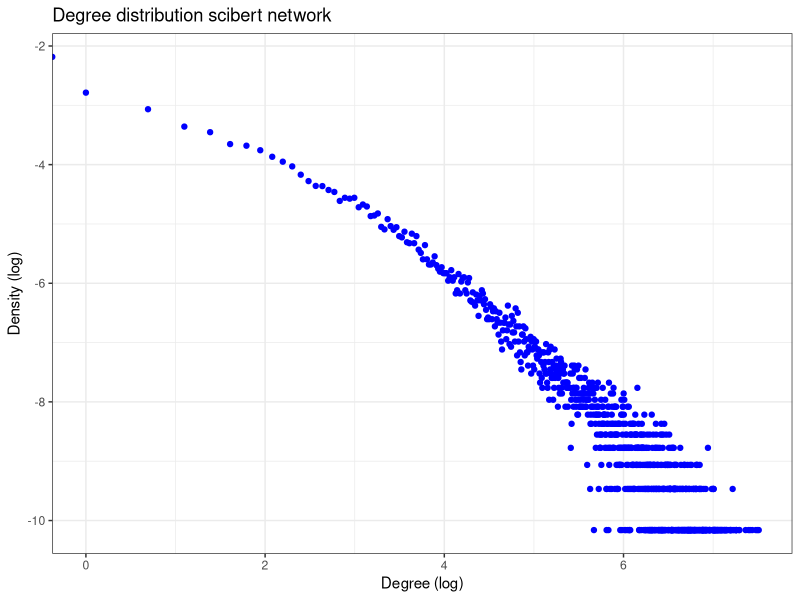
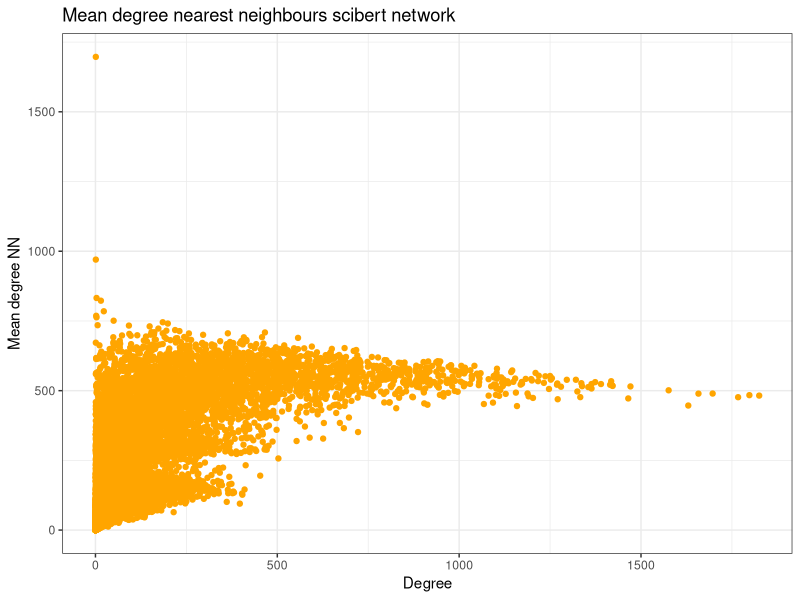
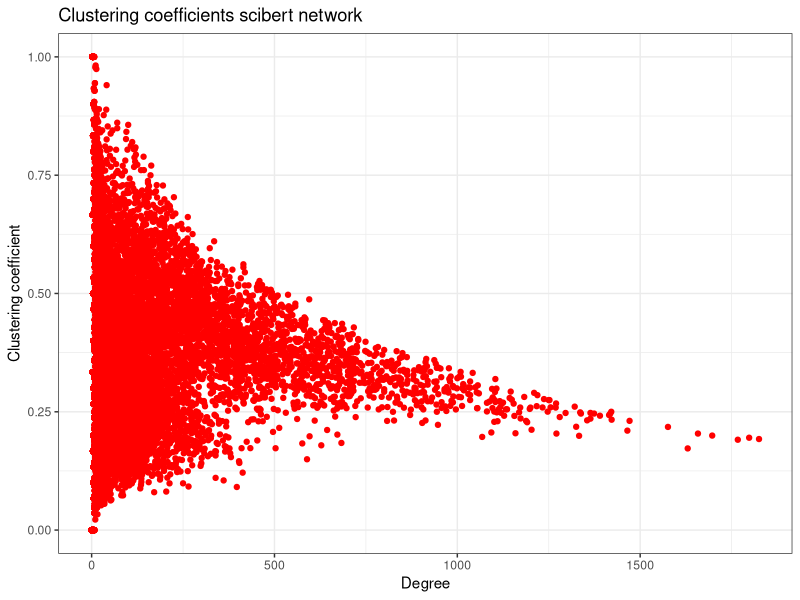
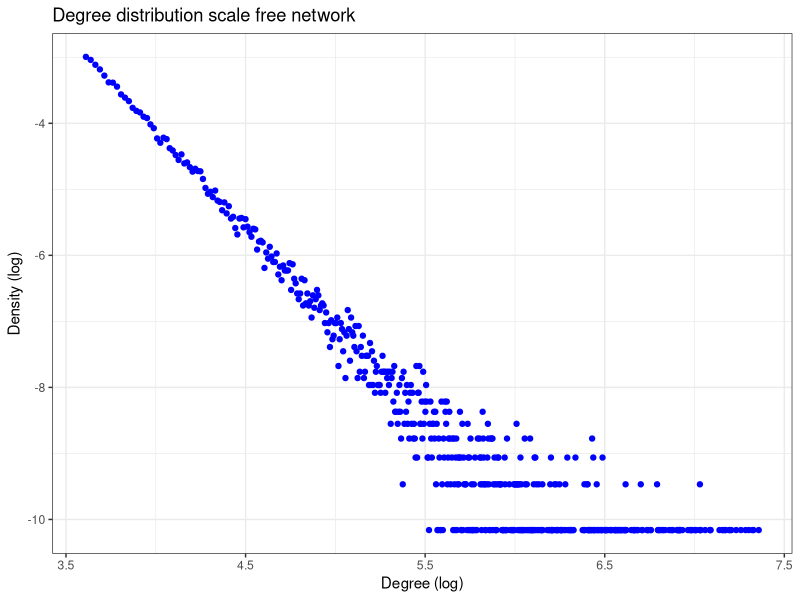
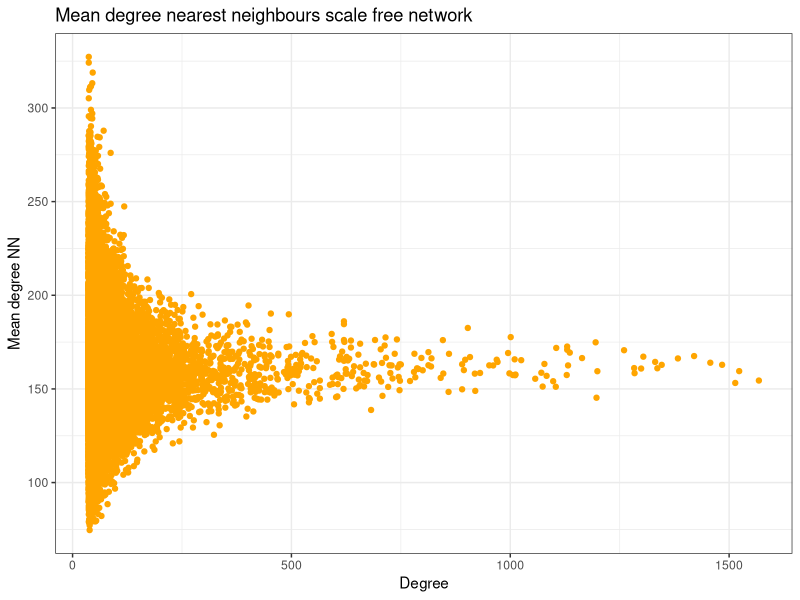
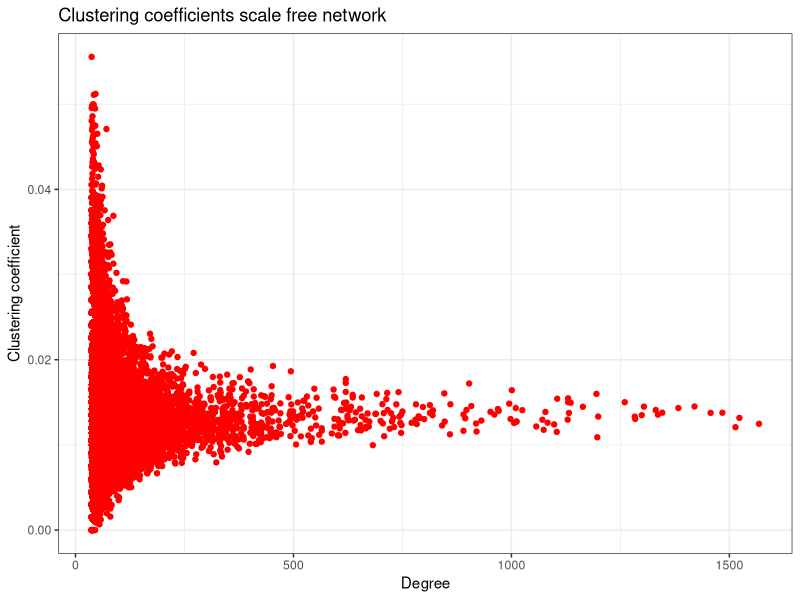

Here is the R script that generated these plots, in order:
library(tidyverse)

#create plots for network built from scibert embeddings
centrality_measures <- read_csv(
    "scibert_network/results/title_embeddings/centrality_measures.csv"
)

#plot degree distribution
degrees <- centrality_measures %>%
    group_by(Degree) %>%
    summarize(Density = n()/nrow(centrality_measures))
plot <- ggplot(data = degrees, aes(x = log(Degree), y = log(Density))) +
    geom_point(color = "blue") +
    labs(title = "Degree distribution scibert network", x = "Degree (log)", y = "Density (log)") +
    theme_bw()
ggsave("plots/figure_3/degree_distribution_scibert_network.png", plot = plot, width = 6.67, height = 6.67)

#plot mean degree nn vs degree
plot <- ggplot(data = centrality_measures, aes(x = Degree, y = Mean_degree_NN)) +
    geom_point(color = "orange") +
    labs(title = "Mean degree nearest neighbours scibert network", x = "Degree", y = "Mean degree NN") +
    theme_bw()
ggsave("plots/figure_3/mean_degree_nn_scibert_network.png", plot = plot, width = 6.67, height = 6.67)    

#plot clustering coefficient vs degree
plot <- ggplot(data = centrality_measures, aes(x = Degree, y = Clustering_coefficient)) +
    geom_point(color = "red") +
    labs(title = "Clustering coefficients scibert network", x = "Degree", y = "Clustering coefficient") +
    theme_bw()
ggsave("plots/figure_3/clustering_coefficient_scibert_network.png", plot = plot, width = 6.67, height = 6.67)


#do the same plots for scale-free network
centrality_measures <- read_csv(
    "scibert_network/results/scale_free_network/centrality_measures.csv"
)

#plot degree distribution
degrees <- centrality_measures %>%
    group_by(Degree) %>%
    summarize(Density = n()/nrow(centrality_measures))
plot <- ggplot(data = degrees, aes(x = log(Degree), y = log(Density))) +
    geom_point(color = "blue") +
    labs(title = "Degree distribution scale free network", x = "Degree (log)", y = "Density (log)") +
    theme_bw()
ggsave("plots/figure_3/degree_distribution_scale_free_network.png", plot = plot, width = 6.67, height = 6.67)

#plot mean degree nn vs degree
plot <- ggplot(data = centrality_measures, aes(x = Degree, y = Mean_degree_NN)) +
    geom_point(color = "orange") +
    labs(title = "Mean degree nearest neighbours scale free network", x = "Degree", y = "Mean degree NN") +
    theme_bw()
ggsave("plots/figure_3/mean_degree_nn_scale_free_network.png", plot = plot, width = 6.67, height = 6.67)    

#plot clustering coefficient vs degree
plot <- ggplot(data = centrality_measures, aes(x = Degree, y = Clustering_coefficient)) +
    geom_point(color = "red") +
    labs(title = "Clustering coefficients scale free network", x = "Degree", y = "Clustering coefficient") +
    theme_bw()
ggsave("plots/figure_3/clustering_coefficient_scale_free_network.png", plot = plot, width = 6.67, height = 6.67)
